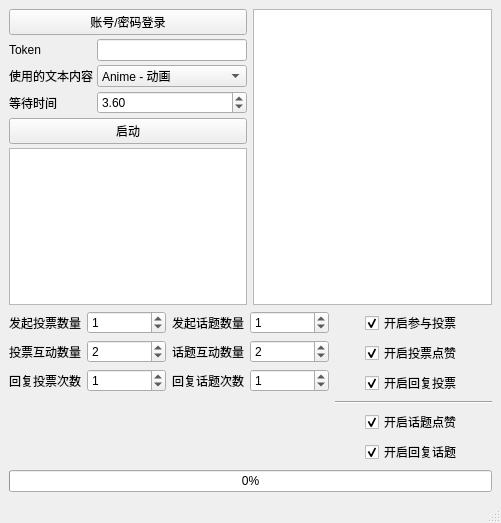
<?xml version="1.0" encoding="UTF-8"?>
<ui version="4.0">
 <class>mainWindow</class>
 <widget class="QMainWindow" name="mainWindow">
  <property name="geometry">
   <rect>
    <x>0</x>
    <y>0</y>
    <width>501</width>
    <height>523</height>
   </rect>
  </property>
  <property name="minimumSize">
   <size>
    <width>451</width>
    <height>301</height>
   </size>
  </property>
  <property name="tabletTracking">
   <bool>false</bool>
  </property>
  <property name="windowTitle">
   <string>易班 EGPA</string>
  </property>
  <widget class="QWidget" name="centralwidget">
   <layout class="QGridLayout" name="gridLayout_3">
    <item row="0" column="1">
     <widget class="QPlainTextEdit" name="plainTextEdit">
      <property name="sizePolicy">
       <sizepolicy hsizetype="Expanding" vsizetype="MinimumExpanding">
        <horstretch>0</horstretch>
        <verstretch>0</verstretch>
       </sizepolicy>
      </property>
      <property name="toolTip">
       <string/>
      </property>
      <property name="statusTip">
       <string>程序输出日志，如出错请咨询开发者</string>
      </property>
      <property name="readOnly">
       <bool>true</bool>
      </property>
      <property name="plainText">
       <string/>
      </property>
      <property name="centerOnScroll">
       <bool>false</bool>
      </property>
     </widget>
    </item>
    <item row="1" column="0" colspan="2">
     <layout class="QGridLayout" name="gridLayout_2">
      <item row="0" column="0">
       <layout class="QFormLayout" name="voteformLayout">
        <item row="0" column="0">
         <widget class="QLabel" name="add_vote_countLabel">
          <property name="toolTip">
           <string/>
          </property>
          <property name="statusTip">
           <string>发起投票数量，如不需要请改为0关闭自动发起投票</string>
          </property>
          <property name="text">
           <string>发起投票数量</string>
          </property>
         </widget>
        </item>
        <item row="0" column="1">
         <widget class="QSpinBox" name="add_vote_countSpinbox">
          <property name="statusTip">
           <string>发起投票数量，如不需要请改为0关闭自动发起投票</string>
          </property>
          <property name="maximum">
           <number>9999</number>
          </property>
          <property name="value">
           <number>1</number>
          </property>
         </widget>
        </item>
        <item row="1" column="0">
         <widget class="QLabel" name="vote_control_countLabel">
          <property name="toolTip">
           <string/>
          </property>
          <property name="statusTip">
           <string>操作控制投票帖子数量，如不需要请改为0关闭操作控制投票帖子</string>
          </property>
          <property name="text">
           <string>投票互动数量</string>
          </property>
         </widget>
        </item>
        <item row="1" column="1">
         <widget class="QSpinBox" name="vote_control_countSpinbox">
          <property name="statusTip">
           <string>操作控制投票帖子数量，如不需要请改为0关闭操作控制投票帖子</string>
          </property>
          <property name="maximum">
           <number>9999</number>
          </property>
          <property name="value">
           <number>2</number>
          </property>
         </widget>
        </item>
        <item row="2" column="0">
         <widget class="QLabel" name="vote_reply_countLabel">
          <property name="toolTip">
           <string/>
          </property>
          <property name="statusTip">
           <string>回复投票次数，如不需要请改为0关闭回复投票</string>
          </property>
          <property name="text">
           <string>回复投票次数</string>
          </property>
         </widget>
        </item>
        <item row="2" column="1">
         <widget class="QSpinBox" name="vote_reply_countSpinbox">
          <property name="statusTip">
           <string>回复投票次数，如不需要请改为0关闭回复投票</string>
          </property>
          <property name="maximum">
           <number>9999</number>
          </property>
          <property name="value">
           <number>1</number>
          </property>
         </widget>
        </item>
       </layout>
      </item>
      <item row="0" column="2">
       <layout class="QVBoxLayout" name="choiceverticalLayout">
        <item alignment="Qt::AlignHCenter">
         <widget class="QCheckBox" name="voteCheckbox">
          <property name="text">
           <string>开启参与投票</string>
          </property>
          <property name="iconSize">
           <size>
            <width>10</width>
            <height>10</height>
           </size>
          </property>
          <property name="checked">
           <bool>true</bool>
          </property>
         </widget>
        </item>
        <item alignment="Qt::AlignHCenter">
         <widget class="QCheckBox" name="vote_upCheckbox">
          <property name="tabletTracking">
           <bool>false</bool>
          </property>
          <property name="text">
           <string>开启投票点赞</string>
          </property>
          <property name="checked">
           <bool>true</bool>
          </property>
         </widget>
        </item>
        <item alignment="Qt::AlignHCenter">
         <widget class="QCheckBox" name="vote_replyCheckbox">
          <property name="sizePolicy">
           <sizepolicy hsizetype="Minimum" vsizetype="Fixed">
            <horstretch>0</horstretch>
            <verstretch>0</verstretch>
           </sizepolicy>
          </property>
          <property name="text">
           <string>开启回复投票</string>
          </property>
          <property name="checked">
           <bool>true</bool>
          </property>
         </widget>
        </item>
        <item>
         <widget class="Line" name="line">
          <property name="orientation">
           <enum>Qt::Horizontal</enum>
          </property>
         </widget>
        </item>
        <item alignment="Qt::AlignHCenter">
         <widget class="QCheckBox" name="topic_upCheckbox">
          <property name="text">
           <string>开启话题点赞</string>
          </property>
          <property name="checked">
           <bool>true</bool>
          </property>
         </widget>
        </item>
        <item alignment="Qt::AlignHCenter">
         <widget class="QCheckBox" name="topic_replyCheckbox">
          <property name="text">
           <string>开启回复话题</string>
          </property>
          <property name="checked">
           <bool>true</bool>
          </property>
         </widget>
        </item>
       </layout>
      </item>
      <item row="0" column="1">
       <layout class="QFormLayout" name="topicformLayout">
        <item row="0" column="0">
         <widget class="QLabel" name="add_topic_countLabel">
          <property name="toolTip">
           <string/>
          </property>
          <property name="statusTip">
           <string>发起话题数量，如不需要请改为0关闭自动发起话题</string>
          </property>
          <property name="text">
           <string>发起话题数量</string>
          </property>
         </widget>
        </item>
        <item row="0" column="1">
         <widget class="QSpinBox" name="add_topic_countSpinbox">
          <property name="statusTip">
           <string>发起话题数量，如不需要请改为0关闭自动发起话题</string>
          </property>
          <property name="maximum">
           <number>9999</number>
          </property>
          <property name="value">
           <number>1</number>
          </property>
         </widget>
        </item>
        <item row="1" column="0">
         <widget class="QLabel" name="topic_control_countLabel">
          <property name="toolTip">
           <string/>
          </property>
          <property name="statusTip">
           <string>操作控制话题帖子数量，如不需要请改为0关闭操作控制话题帖子</string>
          </property>
          <property name="text">
           <string>话题互动数量</string>
          </property>
         </widget>
        </item>
        <item row="1" column="1">
         <widget class="QSpinBox" name="topic_control_countSpinbox">
          <property name="statusTip">
           <string>操作控制话题帖子数量，如不需要请改为0关闭操作控制话题帖子</string>
          </property>
          <property name="maximum">
           <number>9999</number>
          </property>
          <property name="value">
           <number>2</number>
          </property>
         </widget>
        </item>
        <item row="2" column="1">
         <widget class="QSpinBox" name="topic_reply_countSpinbox">
          <property name="statusTip">
           <string>回复话题次数，如不需要请改为0关闭回复话题</string>
          </property>
          <property name="maximum">
           <number>9999</number>
          </property>
          <property name="value">
           <number>1</number>
          </property>
         </widget>
        </item>
        <item row="2" column="0">
         <widget class="QLabel" name="topic_reply_countLabel">
          <property name="toolTip">
           <string/>
          </property>
          <property name="statusTip">
           <string>回复话题次数，如不需要请改为0关闭回复话题</string>
          </property>
          <property name="text">
           <string>回复话题次数</string>
          </property>
         </widget>
        </item>
       </layout>
      </item>
     </layout>
    </item>
    <item row="2" column="0" colspan="2">
     <widget class="QProgressBar" name="progressBar">
      <property name="value">
       <number>0</number>
      </property>
     </widget>
    </item>
    <item row="0" column="0">
     <layout class="QFormLayout" name="formLayout_4">
      <property name="horizontalSpacing">
       <number>4</number>
      </property>
      <property name="verticalSpacing">
       <number>4</number>
      </property>
      <item row="1" column="0">
       <widget class="QLabel" name="tokenLabel">
        <property name="toolTip">
         <string/>
        </property>
        <property name="statusTip">
         <string>Token是易班账号密码验证的优秀替代方式，可用于访问易班服务，重新登录将重置Token</string>
        </property>
        <property name="whatsThis">
         <string/>
        </property>
        <property name="text">
         <string>Token</string>
        </property>
       </widget>
      </item>
      <item row="1" column="1">
       <widget class="QLineEdit" name="tokenLineedit">
        <property name="statusTip">
         <string>Token是易班账号密码验证的优秀替代方式，可用于访问易班服务，重新登录将重置Token</string>
        </property>
        <property name="text">
         <string/>
        </property>
       </widget>
      </item>
      <item row="2" column="0">
       <widget class="QLabel" name="catLabel">
        <property name="toolTip">
         <string>&lt;html&gt;&lt;head/&gt;&lt;body&gt;&lt;p&gt;可以选择文本内容，使用了 https://hitokoto.cn/ 的服务&lt;/p&gt;&lt;table border=&quot;0&quot;style=&quot; margin-top:0px; margin-bottom:0px; margin-left:0px; margin-right:0px;&quot;cellspacing=&quot;0&quot;cellpadding=&quot;0&quot;&gt;&lt;td rowspan=&quot;9&quot;/&gt;&lt;td colspan=&quot;4&quot;&gt;&lt;p&gt;提交不同的参数代表不同的类别，具体：&lt;/p&gt;&lt;/td&gt;&lt;/tr&gt;&lt;tr&gt;&lt;td&gt;&lt;p&gt;a&lt;/p&gt;&lt;/td&gt;&lt;td colspan=&quot;2&quot;&gt;&lt;p&gt;Anime-动画&lt;/p&gt;&lt;/td&gt;&lt;td/&gt;&lt;/tr&gt;&lt;tr&gt;&lt;td&gt;&lt;p&gt;b&lt;/p&gt;&lt;/td&gt;&lt;td colspan=&quot;2&quot;&gt;&lt;p&gt;Comic–漫画&lt;/p&gt;&lt;/td&gt;&lt;td/&gt;&lt;/tr&gt;&lt;tr&gt;&lt;td&gt;&lt;p&gt;c&lt;/p&gt;&lt;/td&gt;&lt;td colspan=&quot;2&quot;&gt;&lt;p&gt;Game–游戏&lt;/p&gt;&lt;/td&gt;&lt;td/&gt;&lt;/tr&gt;&lt;tr&gt;&lt;td&gt;&lt;p&gt;d&lt;/p&gt;&lt;/td&gt;&lt;td colspan=&quot;2&quot;&gt;&lt;p&gt;Novel–小说&lt;/p&gt;&lt;/td&gt;&lt;td/&gt;&lt;/tr&gt;&lt;tr&gt;&lt;td&gt;&lt;p&gt;e&lt;/p&gt;&lt;/td&gt;&lt;td colspan=&quot;2&quot;&gt;&lt;p&gt;Myself–原创&lt;/p&gt;&lt;/td&gt;&lt;td/&gt;&lt;/tr&gt;&lt;tr&gt;&lt;td&gt;&lt;p&gt;f&lt;/p&gt;&lt;/td&gt;&lt;td colspan=&quot;2&quot;&gt;&lt;p&gt;Internet–来自网络&lt;/p&gt;&lt;/td&gt;&lt;td/&gt;&lt;/tr&gt;&lt;tr&gt;&lt;td&gt;&lt;p&gt;g&lt;/p&gt;&lt;/td&gt;&lt;td colspan=&quot;2&quot;&gt;&lt;p&gt;Other–其他&lt;/p&gt;&lt;/td&gt;&lt;td/&gt;&lt;/tr&gt;&lt;tr&gt;&lt;td&gt;&lt;p&gt;其他不存在参数&lt;/p&gt;&lt;/td&gt;&lt;td colspan=&quot;2&quot;&gt;&lt;p&gt;任意类型随机取得&lt;/p&gt;&lt;/td&gt;&lt;td/&gt;&lt;/tr&gt;&lt;/table&gt;&lt;/body&gt;&lt;/html&gt;</string>
        </property>
        <property name="statusTip">
         <string>可以选择文本内容，使用了 https://hitokoto.cn/ 的服务</string>
        </property>
        <property name="whatsThis">
         <string/>
        </property>
        <property name="text">
         <string>使用的文本内容</string>
        </property>
       </widget>
      </item>
      <item row="2" column="1">
       <widget class="QComboBox" name="comboBox">
        <property name="statusTip">
         <string>可以选择文本内容，使用了 https://hitokoto.cn/ 的服务</string>
        </property>
        <property name="currentText">
         <string>Anime - 动画</string>
        </property>
        <property name="currentIndex">
         <number>0</number>
        </property>
        <item>
         <property name="text">
          <string>Anime - 动画</string>
         </property>
        </item>
        <item>
         <property name="text">
          <string>Comic – 漫画</string>
         </property>
        </item>
        <item>
         <property name="text">
          <string>Game – 游戏</string>
         </property>
        </item>
        <item>
         <property name="text">
          <string>Novel – 小说</string>
         </property>
        </item>
        <item>
         <property name="text">
          <string>Myself – 原创</string>
         </property>
        </item>
        <item>
         <property name="text">
          <string>Internet – 来自网络</string>
         </property>
        </item>
        <item>
         <property name="text">
          <string>Other – 其他</string>
         </property>
        </item>
        <item>
         <property name="text">
          <string>All - 随机</string>
         </property>
        </item>
        <item>
         <property name="text">
          <string>自定义</string>
         </property>
        </item>
       </widget>
      </item>
      <item row="3" column="0">
       <widget class="QLabel" name="waitLabel">
        <property name="toolTip">
         <string/>
        </property>
        <property name="statusTip">
         <string>每个操作之间的间隔，填入浮点数</string>
        </property>
        <property name="text">
         <string>等待时间</string>
        </property>
       </widget>
      </item>
      <item row="3" column="1">
       <widget class="QDoubleSpinBox" name="doubleSpinBox">
        <property name="statusTip">
         <string>每个操作之间的间隔，填入浮点数</string>
        </property>
        <property name="decimals">
         <number>2</number>
        </property>
        <property name="minimum">
         <double>0.100000000000000</double>
        </property>
        <property name="maximum">
         <double>9999.989999999999782</double>
        </property>
        <property name="singleStep">
         <double>0.100000000000000</double>
        </property>
        <property name="value">
         <double>3.600000000000000</double>
        </property>
       </widget>
      </item>
      <item row="0" column="0" colspan="2">
       <widget class="QPushButton" name="loginButton">
        <property name="text">
         <string>账号/密码登录</string>
        </property>
       </widget>
      </item>
      <item row="4" column="0" colspan="2">
       <widget class="QPushButton" name="lauchButton">
        <property name="text">
         <string>启动</string>
        </property>
       </widget>
      </item>
      <item row="5" column="0" colspan="2">
       <widget class="QPlainTextEdit" name="NotePad">
        <property name="sizePolicy">
         <sizepolicy hsizetype="Expanding" vsizetype="MinimumExpanding">
          <horstretch>0</horstretch>
          <verstretch>0</verstretch>
         </sizepolicy>
        </property>
       </widget>
      </item>
     </layout>
    </item>
   </layout>
  </widget>
  <widget class="QStatusBar" name="statusbar"/>
 </widget>
 <resources/>
 <connections/>
</ui>
